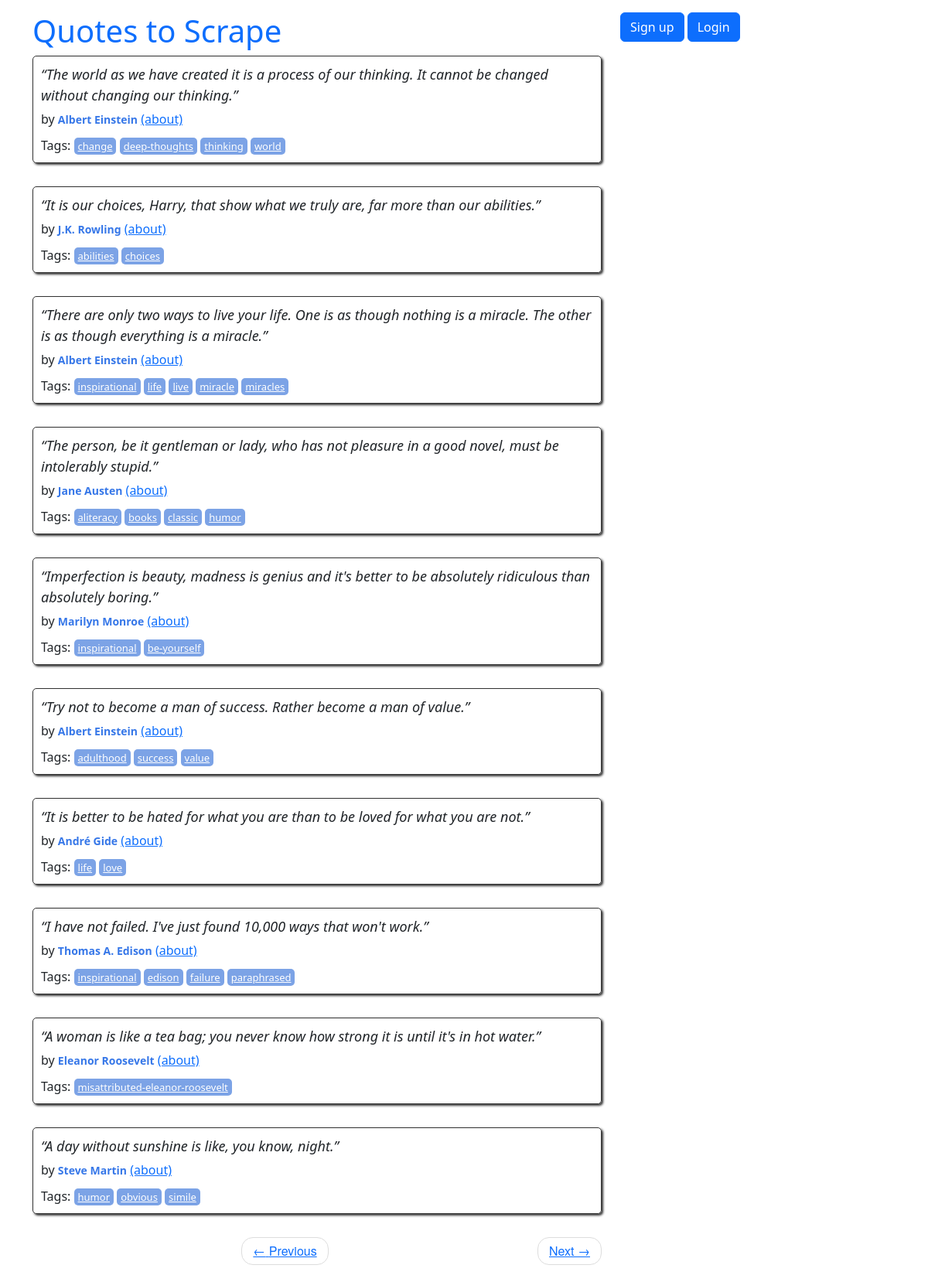
The page / on the database its author committed.
### quotes/models.py (models this page shows, shortened)
class Quote(models.Model):
    quote = models.TextField()
    tags = models.ManyToManyField(Tag)
    author = models.ForeignKey(Author, on_delete=models.CASCADE, default=None, null=True)
    created_at = models.DateTimeField(auto_now_add=True)

class Author(models.Model):
    fullname = models.CharField(max_length=50)
    born_date = models.CharField(max_length=50)
    born_location = models.CharField(max_length=150)
    description = models.TextField()
    created_at = models.DateTimeField(auto_now_add=True)

class Tag(models.Model):
    name = models.CharField(max_length=30, null=False, unique=True)

### quotes/views.py (the view)
# urls.py: path('', views.main, name='root'),
def main(request, page=1):
    quotes = Quote.objects.order_by('id')
    per_page = 10
    paginator = Paginator(quotes, per_page)
    try:
        quotes_on_page = paginator.page(page)
    except EmptyPage:
        quotes_on_page = paginator.page(paginator.num_pages)
    return render(request, 'quotes/index.html', context={'quotes': quotes_on_page})

### quotes/templates/quotes/index.html
{% extends 'quotes/base.html' %}
{% load extract %}
{% block content %}
<div class="row">
    <div class="col-md-8">
        {% for quote in quotes %}
        <div class="quote" itemscope="">
            <span class="text" itemprop="text">{{quote.quote}}</span>
            <span>by <small class="author" itemprop="author">{{quote.author.fullname}}</small>
            <a href="/author/{{quote.author.id}}">(about)</a>
            </span>
            <div class="tags">
                Tags:
                {% for tag in quote.tags.all %}
                <a class="tag" href="/tag/{{tag.name}}">{{tag.name}}</a>
                {% endfor %}
            </div>
        </div>
        {% endfor %}
        <nav>
            <ul class="pager">
                <li class="previous">
                    <a class="{% if not quotes.has_previous %} disabled {% endif %}"
                       href="{% if quotes.has_previous %} {% url 'quotes:root_paginate' quotes.previous_page_number %} {% else %} # {% endif %}">
                        <span aria-hidden="true">←</span> Previous
                    </a>
                </li>
                <li class="next">
                    <a class="{% if not quotes.has_next %} disabled {% endif %}"
                       href="{% if quotes.has_next %} {% url 'quotes:root_paginate' quotes.next_page_number %} {% else %} # {% endif %}">
                        Next <span aria-hidden="true">→</span></a>
                </li>
            </ul>
        </nav>
    </div>
</div>
{% endblock %}

### quotes/static/quotes/main_style.css (style rules this page uses)
.quote { padding: 10px; margin-bottom: 30px; border: 1px solid #333333; border-radius: 5px; box-shadow: 2px 2px 3px #333333; }
.quote span.text { display: block; margin-bottom: 5px; font-size: large; font-style: italic; }
.quote small.author { font-weight: bold; color: #3677E8; }
.quote .tags { margin-top: 10px; }
.tag { padding: 2px 5px; border-radius: 5px; color: white; font-size: small; background-color: #7CA3E6; }
.pager { font-family: "Raleway","Helvetica Neue",Helvetica,Arial,sans-serif; }
.pager li { display: inline; }
.pager { padding-left: 0; margin: 22px 0; list-style: none; text-align: center; }
.pager .next>a, .pager .next>span { float: right; }
.pager li>a, .pager li>span { display: inline-block; padding: 5px 14px; background-color: #ffffff; border: 1px solid #dddddd; border-radius: 15px; }

### rows shown on the page
Quote: quote "“The world as we have created it is a process of our thinking. It cannot be changed without changing our thinking.”", author.fullname "Albert Einstein"
Tag: name "change"
Tag: name "deep-thoughts"
Tag: name "thinking"
Tag: name "world"
Quote: quote "“It is our choices, Harry, that show what we truly are, far more than our abilities.”", author.fullname "J.K. Rowling"
Tag: name "abilities"
Tag: name "choices"
Quote: quote "“There are only two ways to live your life. One is as though nothing is a miracle. The other is as though everything is a miracle.”", author.fullname "Albert Einstein"
Tag: name "inspirational"
Tag: name "life"
Tag: name "live"
Tag: name "miracle"
Tag: name "miracles"
Quote: quote "“The person, be it gentleman or lady, who has not pleasure in a good novel, must be intolerably stupid.”", author.fullname "Jane Austen"
Tag: name "aliteracy"
Tag: name "books"
Tag: name "classic"
Tag: name "humor"
Quote: quote "“Imperfection is beauty, madness is genius and it's better to be absolutely ridiculous than absolutely boring.”", author.fullname "Marilyn Monroe"
Tag: name "be-yourself"
Quote: quote "“Try not to become a man of success. Rather become a man of value.”", author.fullname "Albert Einstein"
Tag: name "adulthood"
Tag: name "success"
Tag: name "value"
Quote: quote "“It is better to be hated for what you are than to be loved for what you are not.”", author.fullname "André Gide"
Tag: name "love"
Quote: quote "“I have not failed. I've just found 10,000 ways that won't work.”", author.fullname "Thomas A. Edison"
Tag: name "edison"
Tag: name "failure"
Tag: name "paraphrased"
Quote: quote "“A woman is like a tea bag; you never know how strong it is until it's in hot water.”", author.fullname "Eleanor Roosevelt"
Tag: name "misattributed-eleanor-roosevelt"
Quote: quote "“A day without sunshine is like, you know, night.”", author.fullname "Steve Martin"
Tag: name "obvious"
Tag: name "simile"
